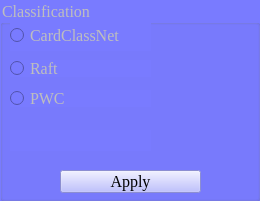
   <widget class="QGroupBox" name="classification_box">
    <property name="enabled">
     <bool>false</bool>
    </property>
    <property name="geometry">
     <rect>
      <x>780</x>
      <y>10</y>
      <width>260</width>
      <height>201</height>
     </rect>
    </property>
    <property name="font">
     <font>
      <family>Times New Roman</family>
      <pointsize>12</pointsize>
      <weight>9</weight>
      <italic>false</italic>
      <bold>false</bold>
     </font>
    </property>
    <property name="styleSheet">
     <string notr="true">background-color: rgb(121, 123, 255); font: 75 12pt &quot;Times New Roman&quot;; </string>
    </property>
    <property name="title">
     <string>Classification</string>
    </property>
    <widget class="QRadioButton" name="classifier1">
     <property name="enabled">
      <bool>false</bool>
     </property>
     <property name="geometry">
      <rect>
       <x>10</x>
       <y>20</y>
       <width>141</width>
       <height>31</height>
      </rect>
     </property>
     <property name="font">
      <font>
       <family>Times New Roman</family>
       <pointsize>12</pointsize>
       <weight>9</weight>
       <italic>false</italic>
       <bold>false</bold>
      </font>
     </property>
     <property name="styleSheet">
      <string notr="true">font: 75 12pt &quot;Times New Roman&quot;;</string>
     </property>
     <property name="text">
      <string>CardClassNet</string>
     </property>
    </widget>
    <widget class="QRadioButton" name="classifier2">
     <property name="enabled">
      <bool>false</bool>
     </property>
     <property name="geometry">
      <rect>
       <x>10</x>
       <y>60</y>
       <width>141</width>
       <height>17</height>
      </rect>
     </property>
     <property name="font">
      <font>
       <family>Times New Roman</family>
       <pointsize>12</pointsize>
       <weight>9</weight>
       <italic>false</italic>
       <bold>false</bold>
      </font>
     </property>
     <property name="styleSheet">
      <string notr="true">font: 75 12pt &quot;Times New Roman&quot;;</string>
     </property>
     <property name="text">
      <string>Raft</string>
     </property>
    </widget>
    <widget class="QRadioButton" name="classifier3">
     <property name="enabled">
      <bool>false</bool>
     </property>
     <property name="geometry">
      <rect>
       <x>10</x>
       <y>90</y>
       <width>141</width>
       <height>17</height>
      </rect>
     </property>
     <property name="font">
      <font>
       <family>Times New Roman</family>
       <pointsize>12</pointsize>
       <weight>9</weight>
       <italic>false</italic>
       <bold>false</bold>
      </font>
     </property>
     <property name="styleSheet">
      <string notr="true">font: 75 12pt &quot;Times New Roman&quot;;</string>
     </property>
     <property name="text">
      <string>PWC</string>
     </property>
    </widget>
    <widget class="QLabel" name="label_class">
     <property name="enabled">
      <bool>false</bool>
     </property>
     <property name="geometry">
      <rect>
       <x>10</x>
       <y>130</y>
       <width>141</width>
       <height>21</height>
      </rect>
     </property>
     <property name="font">
      <font>
       <family>Times New Roman</family>
       <pointsize>12</pointsize>
       <weight>9</weight>
       <italic>false</italic>
       <bold>false</bold>
      </font>
     </property>
     <property name="styleSheet">
      <string notr="true">font: 75 12pt &quot;Times New Roman&quot;;</string>
     </property>
     <property name="text">
      <string/>
     </property>
    </widget>
    <widget class="QPushButton" name="applyclassification">
     <property name="enabled">
      <bool>false</bool>
     </property>
     <property name="geometry">
      <rect>
       <x>60</x>
       <y>170</y>
       <width>141</width>
       <height>23</height>
      </rect>
     </property>
     <property name="font">
      <font>
       <family>Times New Roman</family>
       <pointsize>12</pointsize>
       <weight>9</weight>
       <italic>false</italic>
       <bold>false</bold>
      </font>
     </property>
     <property name="styleSheet">
      <string notr="true">color: rgb(0, 0, 0);background-color: rgb(171, 173, 255);font: 75 12pt &quot;Times New Roman&quot;;</string>
     </property>
     <property name="text">
      <string>Apply</string>
     </property>
    </widget>
   </widget>
